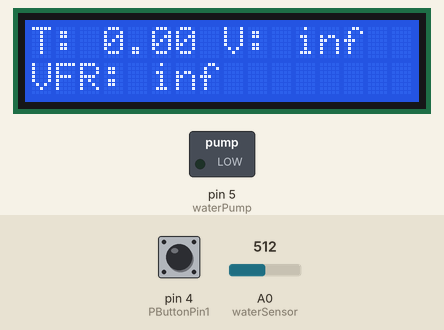
Bench run of a sketch on a simulated Arduino Uno, built with avr-gcc and run on an emulated ATmega328P. On the bench: 16×2 character LCD, switched loads named in the sketch (green lamp = pin HIGH). Dashed ring = blinking. The test bench sets the inputs (shaded band); at power-on: pin 4 (PButtonPin1) HIGH, A0 (waterSensor) = 512. The modem accepts every AT command (registered, SIM ready, sends succeed) and sends nothing else; what the sketch prints to the serial monitor is not drawn.

Above: at 3.3 s.
3.4 s: pin 4 (PButtonPin1) pulled LOW for 0.2 s
At 5.3 s:
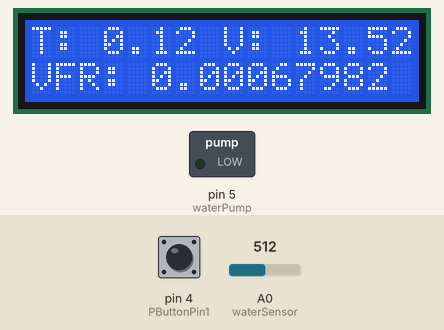
6.1 s: pin 4 (PButtonPin1) pulled LOW for 1 s
At 6.56 s:
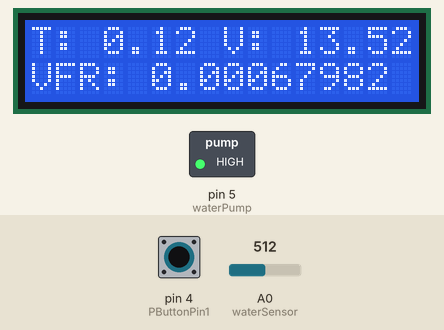
8.6 s: A0 (waterSensor) set to 990
11.6 s: A0 (waterSensor) set to 1009
14.6 s: pin 4 (PButtonPin1) pulsed LOW 5 times (0.12 s each, 0.3 s apart)
At 15.9 s:
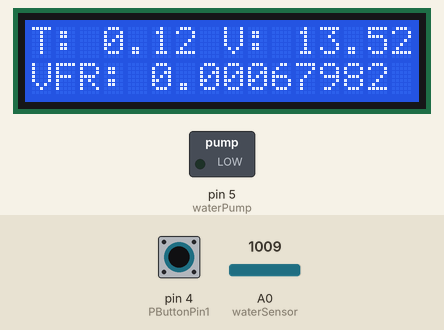
Timing chart, 0 to 17.7 s (numbered marks = the images above; inputs shaded):
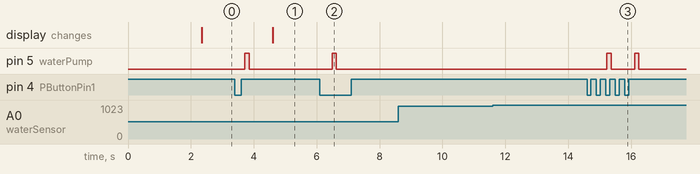

The sketch:

Experiment-5_Program.ino
```cpp
//Libraries
#include <SoftwareSerial.h>
#include <LiquidCrystal_I2C.h>

String myAPIkey= "KN3D2M74HPEB38M7";   // Write API KEY

boolean relay1_st = false;
boolean relay2_st = false;
unsigned char check_connection=0;
unsigned char times_check=0;
boolean error;

SoftwareSerial ESP8266(2,3); //rx, tx

//Pinout of the Transistor toggling the Water Pump
  int waterPump = 5;

//Pinout of the Water Sensor
  #define waterSensor A0

//Value for storing whether water sensor detects water or not
  int waterStatus = 0;

//Declaration of variables
  int volumeStatus = 0;
  double volumeFlowRate = 0;
  double velocityVariable = 0;
  double crossSectionalArea = 0;
  double diameterVariable = 0;
  double radiusVariable = 0;

//Pinout of the Pushbuttons
  const int PButtonPin1 = 4; //pb go

//Push Button States
int PButtonState1 = 0;
int lastPButtonState1 = 0;


//Millis for Timer
  double pastMillis = 0;
  double timerMillis = 0;
  double presentMillis = 0;

//Millis used as an alternative for delays
  unsigned long currentMillis = 0;
  unsigned long previousMillis = 0;
  unsigned long currentMillis2 = 0;
  unsigned long previousMillis2 =0;

//Declaration of LCD Object, Address, # of columns, and rows
  LiquidCrystal_I2C lcd(0x27, 16, 2);

void setup() {

  Serial.begin(9600);

  pinMode(waterPump, OUTPUT);
  pinMode(PButtonPin1, INPUT_PULLUP);

  //Initialization of the LCD, and turning on its backlight
  lcd.begin();
  lcd.backlight();

  ESP8266.begin(9600);
  ESP8266.println("AT+RST");
  delay(2000);
  Serial.println("Connecting to Wifi");
   while(check_connection==0)
  {
    Serial.print(".");
  ESP8266.print("AT+CWJAP=\"HUAWEI-2.4G-U2Yg\",\"3kgbKX79\"\r\n");
  ESP8266.setTimeout(5000);
 if(ESP8266.find("WIFI CONNECTED\r\n")==1)
 {
 Serial.println("WIFI CONNECTED");
 break;
 }
 times_check++;
 if(times_check>3)
 {
  times_check=0;
   Serial.println("Trying to Reconnect..");
  }
  }

//Initially set the water pump to OFF
  digitalWrite(waterPump, LOW);

  volumeStatus = 0;
}

void loop() {

  PButtonState1 = digitalRead(PButtonPin1);
  velocityVariable = 1.65 / timerMillis; // velocity = displacement / time (displacement = 165cm or 1.65meters)
  diameterVariable = 0.008; //8mm
  radiusVariable = diameterVariable / 2; //Radius = Diameter / 2
  crossSectionalArea = 3.1415926535*(sq(radiusVariable)); //Cross Sectional Area of a Cylinder = Pi*Radius^2
  volumeFlowRate = velocityVariable*crossSectionalArea;  // volumetric flow rate (meters/second) = velocity * cross-sectional vector area

  Serial.print("Volume Status: ");
  Serial.println(volumeStatus);

  waterStatus = analogRead(waterSensor);
  Serial.print("Water Level: ");
  Serial.println(waterStatus);

  if (volumeStatus == 0) {
    Serial.print("Velocity: ");
    Serial.println(velocityVariable, 8);
    Serial.print("Diameter: ");
    Serial.println(diameterVariable, 8);
    Serial.print("Radius: ");
    Serial.println(radiusVariable, 8);
    Serial.print("Cross Sectional Area: ");
    Serial.println(crossSectionalArea, 8);
    Serial.print("Volume Flow Rate: ");
    Serial.println(volumeFlowRate, 8);
    digitalWrite(waterPump, LOW);
    pastMillis = millis();
    PushButton1();
    delay(100);
  }

  if (volumeStatus == 1) {
    analogWrite(waterPump, 255);
    presentMillis = millis();
    timerMillis = ((presentMillis - pastMillis) / 1000);
    waterSensorFunction();
    Serial.print("Time: ");
    Serial.println(timerMillis);
  }

//LCD Printing
  unsigned long currentMillis2 = millis();

  if ((unsigned long)(currentMillis2 - previousMillis2) >= 1000) {
    lcd.clear(); //Clear LCD
    //Line 1
    lcd.setCursor(0,0);
    lcd.print("T: ");
    lcd.setCursor(3,0);
    lcd.print(timerMillis);
    lcd.setCursor(8,0);
    lcd.print("V: ");
    lcd.setCursor(11,0);
    lcd.print(velocityVariable);
    lcd.setCursor(0,1);
    lcd.print("VFR: ");
    lcd.setCursor(5,1);
    lcd.print(volumeFlowRate, 8);
    previousMillis2 = currentMillis2;
  }

//Writing to thingspeak every 20 seconds
  unsigned long currentMillis = millis();

  if ((unsigned long)(currentMillis - previousMillis) >= 20000) {
    writeThingSpeak();
    delay(100);
    previousMillis = currentMillis;
  }

} //loop end

//Functions ***************************************************************************************************************************************

void PushButton1() { //Checks if Push button 1 is Pressed
  if (PButtonState1 != lastPButtonState1) {
    if (PButtonState1 == LOW) {
      Serial.println("Push Button Pressed");
      volumeStatus = 1;
    }
  lastPButtonState1 = PButtonState1;   // Save the current state as the last state, for next time through the loop
  }
}

void waterSensorFunction() {
  if (waterStatus >= 200) {
    Serial.println("Detected Water");
    volumeStatus = 0;
  }
}

void writeThingSpeak(void) {
  startThingSpeakCmd();
  String getStr = "GET /update?api_key=";
  getStr += myAPIkey;
  getStr +="&field1=";
  getStr += String(timerMillis, 8);
  getStr +="&field2=";
  getStr += String(volumeFlowRate, 8);
  getStr += "\r\n\r\n";
  GetThingspeakcmd(getStr);
}

void startThingSpeakCmd(void) {
  ESP8266.flush();
  String cmd = "AT+CIPSTART=\"TCP\",\"";
  cmd += "184.106.153.149"; // api.thingspeak.com IP address
  cmd += "\",80";
  ESP8266.println(cmd);
  Serial.print("Start Commands: ");
  Serial.println(cmd);

  if(ESP8266.find("Error"))
  {
    Serial.println("AT+CIPSTART error");
    return;
  }
}

String GetThingspeakcmd(String getStr) {
  String cmd = "AT+CIPSEND=";
  cmd += String(getStr.length());
  ESP8266.println(cmd);
  Serial.println(cmd);

  if(ESP8266.find(">"))
  {
    ESP8266.print(getStr);
    Serial.println(getStr);
    delay(500);
    String messageBody = "";
    while (ESP8266.available())
    {
      String line = ESP8266.readStringUntil('\n');
      if (line.length() == 1)
      {
        messageBody = ESP8266.readStringUntil('\n');
      }
    }
    Serial.print("MessageBody received: ");
    Serial.println(messageBody);
    return messageBody;
  }
  else
  {
    ESP8266.println("AT+CIPCLOSE");
    Serial.println("AT+CIPCLOSE");
  }
}
```

Measured:
- after the input at 3.4 s, pin 5 (waterPump): LOW → HIGH after 0.32 s, → LOW 0.13 s later; the display: changes after 1.2 s (image 1)
- after the input at 6.1 s, pin 5 (waterPump): LOW → HIGH after 0.40 s, → LOW 0.13 s later
- after the input at 8.6 s, every drawn part: stays the same
- after the input at 11.6 s, every drawn part: stays the same
- after the input at 14.6 s, pin 5 (waterPump): alternates HIGH for 0.14 s and LOW for 0.74 s, 4 changes in all, then stays LOW, starting after 0.63 s
